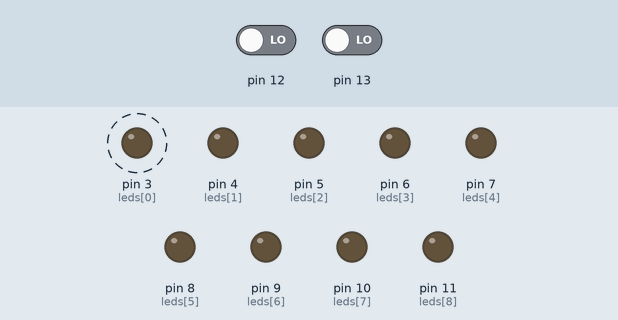
The sketch below on a simulated Arduino Mega 2560, built with avr-gcc and run on an emulated ATmega2560. On the bench: output pins drawn as LEDs (lit = HIGH). Dashed ring = blinking. The inputs (shaded band) are chosen by the test bench; at power-on: pin 13 LOW, pin 12 LOW.

Above: at 2.4 s.
2.5 s: pin 13 driven HIGH
At 3.4 s:
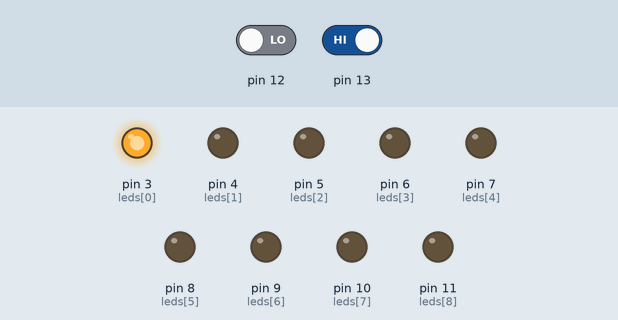
6.0 s: pin 12 driven HIGH
At 6.8 s:
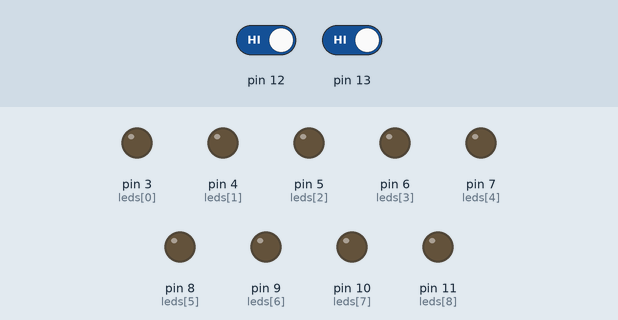
10.1 s: pin 12 driven LOW
At 14.0 s:
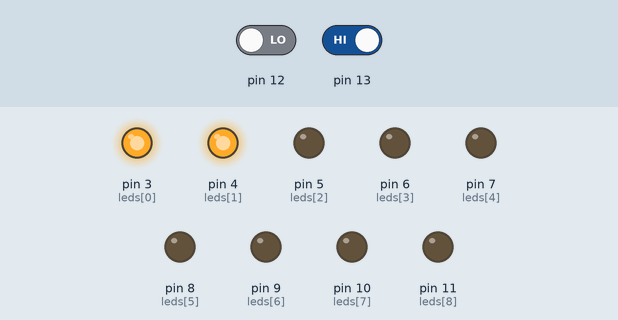
14.2 s: pin 13 driven LOW
At 15.0 s:
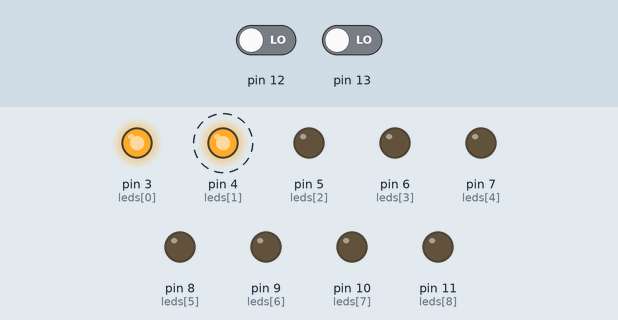
17.7 s: pin 12 driven HIGH
At 19.0 s:
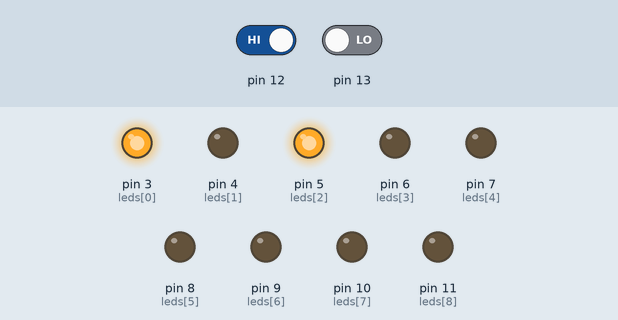
21.8 s: pin 12 driven LOW and pin 13 driven HIGH
At 24.9 s:
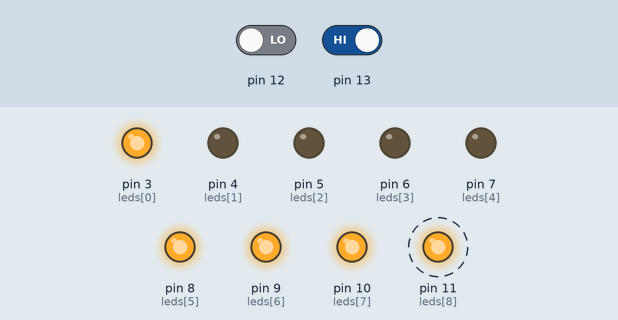
Timing chart, 0 to 26.3 s (numbered marks = the images above; inputs shaded):
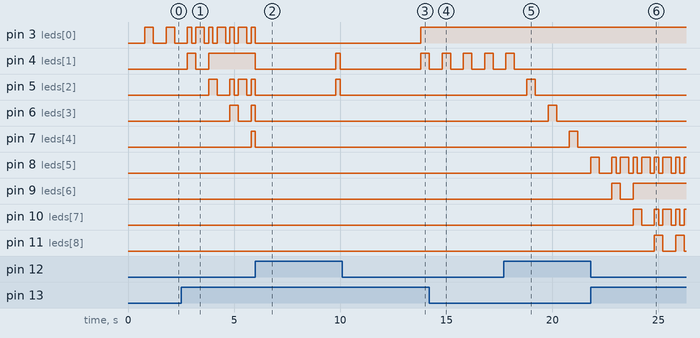

Measured:
- after the input at 2.5 s, pin 4 (leds[1]): LOW → HIGH after 0.30 s, → LOW 0.40 s later, → HIGH 0.60 s later; pin 5 (leds[2]): goes HIGH 0.40 s, LOW 0.60 s, HIGH 0.20 s, LOW 0.20 s, HIGH 0.40 s, LOW 0.20 s, then HIGH, starting after 1.3 s
- after the input at 6.0 s, pin 3 (leds[0]): goes on until 6.0 s, then stays LOW; pin 4 (leds[1]): HIGH → LOW at once, → HIGH 3.8 s later, → LOW 0.20 s later; pin 6 (leds[3]): HIGH → LOW at once; pin 8 (leds[5]): stays LOW (without the input it goes to HIGH after 0.80 s); pin 9 (leds[6]): stops changing and stays LOW
- after the input at 10.1 s, pin 3 (leds[0]): LOW → HIGH after 3.7 s; pin 5 (leds[2]): stays LOW (without the input it goes to HIGH after 3.7 s)
- after the input at 14.2 s, pin 5 (leds[2]): stays LOW (without the input it goes to HIGH after 0.60 s); pin 6 (leds[3]): stops changing and stays LOW; pin 7 (leds[4]): stays LOW (without the input it goes to HIGH after 2.6 s)
- after the input at 17.7 s, pin 4 (leds[1]): goes on until 18.2 s, then stays LOW; pin 5 (leds[2]): LOW → HIGH after 1.1 s, → LOW 0.40 s later; pin 6 (leds[3]): LOW → HIGH after 2.1 s, → LOW 0.40 s later; pin 7 (leds[4]): LOW → HIGH after 3.1 s, → LOW 0.40 s later
- after the input at 21.8 s, pin 4 (leds[1]): stays LOW (without the input it goes to HIGH after 4.0 s)
- by itself, pin 3 (leds[0]): repeats every 1.0 s: LOW 0.20 s, HIGH 0.40 s, LOW 0.20 s, HIGH 0.20 s

The sketch:

HAK.ino
```cpp
int index = 0;                                        //onde na matriz de leds ta
int leds[] = {3, 4, 5, 6, 7, 8, 9, 10, 11 };          //ports das leds

bool Simbolo = false;                                 //pôr simbolo = carregar no botao 2
bool end_game = false;                                //acabar jogo

int P1[] = {20,21,22,23,24};                          //vetores para por a localizaçao (index) das leds dos jogadores
int P2[] = {30,31,32,33,34};

int VecIndex = 0;                                     //index dos vetores
int player = 1;
int jogada = 0;

void setup()
{
  Serial.begin(9600);

  pinMode(12, INPUT);
  pinMode(13, INPUT);

  for (int n=0; n < 9; n++) pinMode(leds[n], OUTPUT);
}

int botao1(int pos){
  int BotaoPremido = 0;
  BotaoPremido = digitalRead(12);

  if (BotaoPremido != 0){
    if(pos == 8){
      pos = 0;
    }
    else{
      pos++;
    }

    while (in(P1, pos) || in(P2, pos)){
      pos++;
    }
    BotaoPremido = 0;
  }
  return pos;
}

bool botao2(int pos, int player, int id, int jogada){
  int BotaoPremido = 0;
  BotaoPremido = digitalRead(13);

  if (BotaoPremido !=0) {

    if (!in(P1, pos) && !in(P2, pos) && jogada < 9){

      if (player == 1){
        P1[id] = pos;
      }
      if (player == 2){
        P2[id] = pos;
      }
      return true;
    }
    BotaoPremido = 0;
  }
  return false;
}

bool in(int vec[], int pos){
  int n = 0;
  while(n < 5) {
    if (vec[n] == pos) {
      return true;
    }
    n++;
  }
  return false;
}

bool check_win(int vec[]){
  if (in(vec, 0) && in(vec, 1) && in(vec, 2)){
    return true;
  }  else if (in(vec, 3) && in(vec, 4) && in(vec, 5)){
    return true;
  }  else if (in(vec, 6) && in(vec, 7) && in(vec, 8)){
    return true;
  }  else if (in(vec, 0) && in(vec, 3) && in(vec, 6)){
    return true;
  }  else if (in(vec, 1) && in(vec, 4) && in(vec, 7)){
    return true;
  }  else if (in(vec, 2) && in(vec, 5) && in(vec, 8)){
    return true;
  }  else if (in(vec, 0) && in(vec, 4) && in(vec, 8)){
    return true;
  }  else if (in(vec, 2) && in(vec, 4) && in(vec, 6)){
    return true;
  }  else return false;
}

void loop(){


  for (int i=0; i<5; i++){
    digitalWrite(P1[i]+3, LOW);
  }

  delay(200);

  digitalWrite(leds[index], LOW);

  for (int i=1; i <3 ; i++) {
    for (int j = 0;j < 5; j++){
      digitalWrite(P1[j]+3, HIGH);
    }
   delay(200);
    for (int j = 0; j <5; j++){
    digitalWrite(P1[j]+3, LOW);
    }
  }


  if (!end_game){
    index = botao1(index);
    Simbolo = botao2(index, player, VecIndex, jogada);

    if (Simbolo){
      if (player == 1){
        player = 2;
      }
      else if (player == 2){
       player = 1;
       VecIndex++;
      }
    jogada++;
    }
  }

  delay(200);
  for (int i = 0; i <5; i++){
    digitalWrite(P1[i]+3, HIGH);
    digitalWrite(P2[i]+3, HIGH);
  }

  if(index == 9) index = 0;

  while (in(P1, index) || in(P2, index)){
    index++;
  }

  digitalWrite(leds[index], HIGH);
  delay(200);

  if (check_win(P1) || check_win(P2)){
    end_game = true;
  }

  if (digitalRead(12) == HIGH  && digitalRead(13) == HIGH){
    digitalWrite(leds[index], LOW);
    index = 0;
    for (int i = 0; i<5; i++){
      digitalWrite(P1[i]+3, LOW);
      digitalWrite(P2[i]+3, LOW);
      P1[i] = 20;
      P2[i] = 30;
    }
    delay (3000);
  }

}
```
